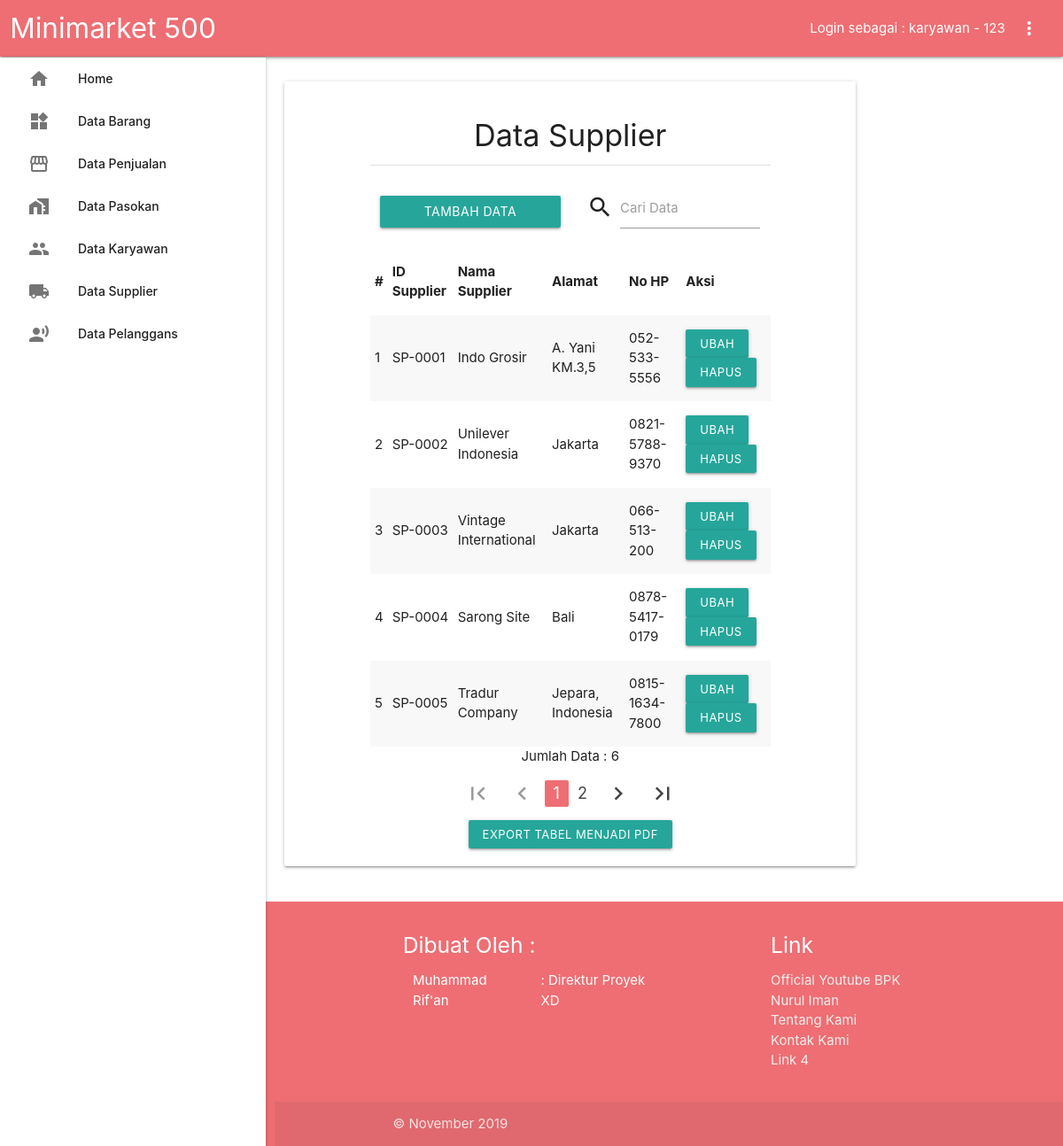
The page /?page=supplier (signed in) on the database its author committed.
### tables this page shows
CREATE TABLE `supplier` (
  `id_supplier` varchar(20) NOT NULL,
  `nama_supplier` varchar(100) NOT NULL,
  `alamat` text NOT NULL,
  `no_telp` varchar(20) NOT NULL
);

### src/supplier/tampil-spl.php (the view)
<div class="container center" style="padding-top:20px;">
	<h4>Data Supplier</h4>
	<div class="divider" style="margin-bottom:10px;"></div>
	<div class="valign-wrapper">
		<?= $_SESSION['hakAkses'] >= 2 ?
		'
		<div class="col s12 m6 l6">
			<a href="?page=supplier&aksi=tambah" class="btn waves-effect waves-light">
				Tambah Data Supplier
				<i class="material-icons right">add</i>
			</a>
		</div>
		' : ''?>
		<div class="input-field col s12 <?= $_SESSION['hakAkses'] >= 2 ? 'm6 l6' : '' ?>">
			<i class="material-icons prefix">search</i>
			<input id="cari" type="text">
			<label for="cari">Cari Data</label>
		</div>
	</div>
<div class="row">
	<div class="center col s12">
			<table class="center-align bordered striped highlight responsive-table" id="tabel" align="center" style="border:3;">
				<thead>
					<tr>
						<th>#</th>
						<th>ID Supplier</th>
						<th>Nama Supplier</th>
						<th>Alamat</th>
						<th>No HP</th>
						<?= $_SESSION['hakAkses'] >= 2 ? "<th>Aksi</th>" : '' ?>
					</tr>
				</thead>
				<tbody>
				<?php
					if(isset($_GET['hal'])){
				      $hal = $_GET['hal'];
				    }else{
				      $hal = "1";
				    }
				    if($hal=="" || $hal=="1"){
				      $hal1 = 0;
					  $no = 1;
				    }else{
				      $hal1=($hal*5)-5;
					  $no = $hal1 + 1;
					}
					$sql = "SELECT * FROM supplier ORDER BY id_supplier ASC LIMIT $hal1,5";
					$sql1 = "SELECT * FROM supplier ORDER BY id_supplier ASC";
					$res1 = mysqli_query($koneksi,$sql1);
				    $jml = mysqli_num_rows($res1);
					$result = mysqli_query($koneksi,$sql);
					if(!$res1||$jml==0){
						echo "<tr><td colspan='6'>Tidak ada data ditemukan</td></tr>";
					}else{
						while($rs = mysqli_fetch_row($result)){
							echo "<tr><td>".$no++."</td>";
							echo "<td>".$rs[0]."</td>";
							echo "<td>".$rs[1]."</td>";
							echo "<td>".$rs[2]."</td>";
							echo "<td>".$rs[3]."</td>";
							echo ($_SESSION['hakAkses'] >= 2 ? "<td>
							<a class='waves-effect waves-light btn-small' href='?page=supplier&aksi=edit&id=".$rs[0]."'>
							Ubah
							</a>
							<a class='waves-effect waves-light btn-small'
							onClick=\"javascript: return confirm('Konfirmasi delete');\"
							href='?page=supplier&aksi=hapus&id=".$rs[0]."'>Hapus
							</a>
							</td>
							</tr>" : '');
						}
					}
					echo "</tbody>";
					echo "</table>";
					echo "Jumlah Data : ".$jml;
					$a = $jml/5;
					$a=ceil($a);
					$prev = $hal - 1;
					$next = $hal + 1;
					echo "<ul class='pagination'>";
					echo "<li class='".($hal==1?"disabled'><a href=''>":"waves-effect'><a href='?page=supplier'> ")."<i class='material-icons'>first_page</i></a></li>";
					echo "<li class='".($hal==1?"disabled'><a href=''>":"waves-effect'><a href='?page=supplier&hal=".$prev."'>")."<i class='material-icons'>chevron_left</i></a></li>";
						for($b=1;$b<=$a;$b++){
						  echo "<li class='".(($hal==$b)?'active':'waves-effect')."'><a href='?page=supplier&hal=".$b."'>".$b."</a></li>";
						}
					echo "<li class='".($hal==$a?"disabled'><a href=''>":"waves-effect'><a href='?page=supplier&hal=".$next."'>")."<i class='material-icons'>chevron_right</i></a></li>";
					echo "<li class='".($hal==$a?"disabled'><a href=''>":"waves-effect'><a href='?page=supplier&hal=".$a."'>")."<i class='material-icons'>last_page</i></a></li>";
					echo "</ul>";
				?>
				<div class="row">
					<a href="src/supplier/fpdf-export-spl.php" class="btn-small waves-effect waves-light">
						Export Tabel Menjadi PDF
					</a>
				</div>
	</div>
</div>
</div>

### index.php (style rules this page uses)
body { display: flex; min-height: 100vh; flex-direction: column; }
th { cursor: pointer; }

### rows shown on the page
supplier: id_supplier "SP-0001", nama_supplier "Indo Grosir", alamat "A. Yani KM.3,5", no_telp "052-533-5556"
supplier: id_supplier "SP-0002", nama_supplier "Unilever Indonesia", alamat "Jakarta", no_telp "0821-5788-9370"
supplier: id_supplier "SP-0003", nama_supplier "Vintage International", alamat "Jakarta", no_telp "066-513-200"
supplier: id_supplier "SP-0004", nama_supplier "Sarong Site", alamat "Bali", no_telp "0878-5417-0179"
supplier: id_supplier "SP-0005", nama_supplier "Tradur Company", alamat "Jepara, Indonesia", no_telp "0815-1634-7800"

### other values the page prints
$tipe "karyawan"
$_SESSION['userName'] "123"
$jml "6"
